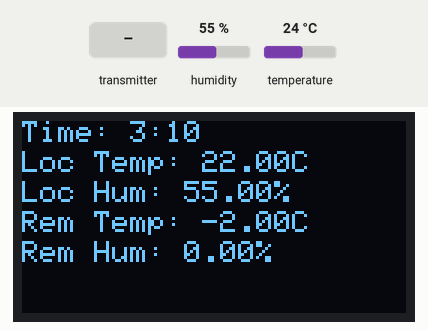
This sketch was run on a simulated Arduino Uno, built with avr-gcc and run on an emulated ATmega328P. Shown: 128×64 one-colour display. Inputs (shaded band) come from the test bench; at power-on: humidity 55 %, temperature 24 °C. The local clock reads 2024-03-15 10:24:30 at power-on unless the sketch sets it; no radio packets arrive unless stated; what the sketch prints to the serial monitor is not drawn.

Above: at 1.9 s.
2.0 s: the transmitter starts sending temperature = 25
At 3.5 s:
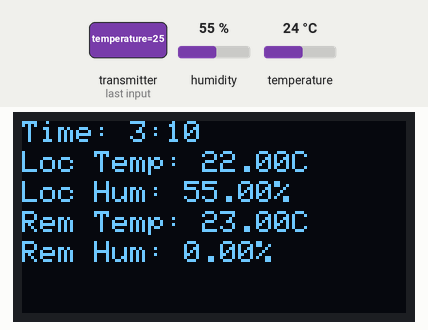
3.8 s: humidity set to 22 %
At 5.7 s:
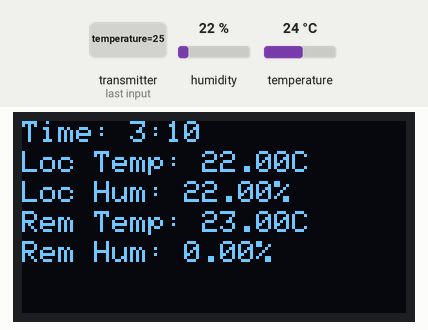
6.0 s: the transmitter starts sending humidity = 25
At 7.7 s:
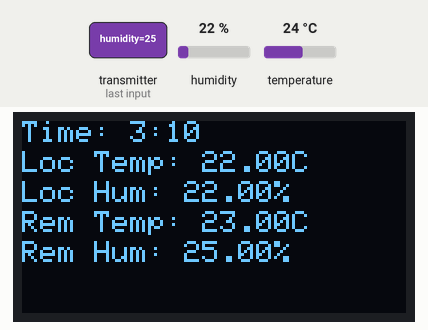
8.2 s: temperature set to 12 °C
At 9.8 s:
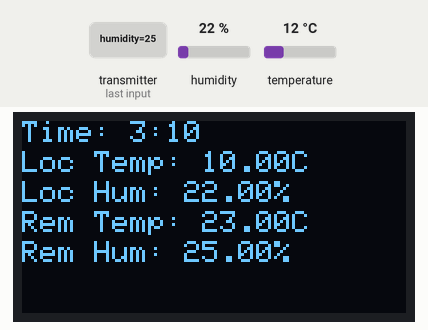
10.4 s: the transmitter starts sending temperature = 0
At 11.8 s:
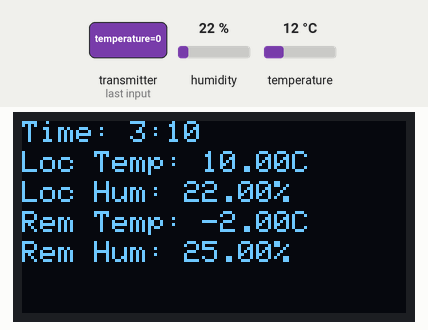
12.7 s: the transmitter starts sending humidity = 50
At 13.8 s:
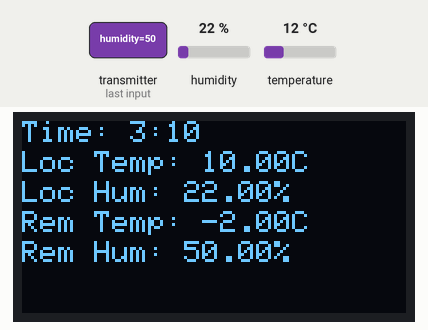
Timing chart, 0 to 15.7 s (numbered marks = the images above; inputs shaded):
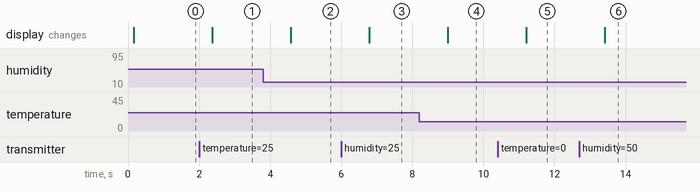

The sketch:

receiver.ino
```cpp
#include <SPI.h>
#include <RF24.h>
#include <DHT.h>
#include <Wire.h>
#include <RTClib.h>
#include <Adafruit_GFX.h>
#include <Adafruit_SSD1306.h>

// NRF24L01 setup
RF24 radio(9, 10);  // CE, CSN pins
const byte address[6] = "00001";

// DHT11 setup
#define DHTPIN 2
#define DHTTYPE DHT11
DHT dht(DHTPIN, DHTTYPE);

// RTC setup
RTC_DS1307 rtc;

// OLED setup
#define SCREEN_WIDTH 128
#define SCREEN_HEIGHT 64
Adafruit_SSD1306 display(SCREEN_WIDTH, SCREEN_HEIGHT, &Wire, -1);

struct SensorData {
  float temperature;
  float humidity;
};

SensorData remoteData;
unsigned long lastReceivedTime = 0;
const unsigned long timeoutPeriod = 5000; // 5 seconds

void setup() {
  Serial.begin(9600);
  dht.begin();
  radio.begin();
  radio.openReadingPipe(1, address);
  radio.setPALevel(RF24_PA_LOW);
  radio.startListening();

  // Initialize RTC
  if (!rtc.begin()) {
    Serial.println("Couldn't find RTC");
    while (1);
  }
  rtc.adjust(DateTime(2024, 11, 8, 3, 10, 0));  // Comment out after first upload

  // Initialize OLED
  display.begin(SSD1306_SWITCHCAPVCC, 0x3C);
  display.clearDisplay();

  Serial.println("Receiver setup complete");
}

void loop() {
  // Get local sensor readings
  float localTemp = dht.readTemperature();
  float localHumidity = dht.readHumidity();

  // Get current time
  DateTime now = rtc.now();

  // Check for incoming data
  if (radio.available()) {
    radio.read(&remoteData, sizeof(remoteData));
    lastReceivedTime = millis();
    Serial.println("Received data from transmitter");
  } else {
    Serial.println("No data received from transmitter");
  }

  // Print to Serial Monitor
  Serial.print("Time: ");
  Serial.print(now.hour());
  Serial.print(":");
  if (now.minute() < 10) Serial.print("0");
  Serial.println(now.minute());

  Serial.print("Local Temp: ");
  Serial.print(localTemp);
  Serial.print(" °C, Hum: ");
  Serial.print(localHumidity);
  Serial.println(" %");

  Serial.print("Remote Temp: ");
  Serial.print(remoteData.temperature);
  Serial.print(" °C, Hum: ");
  Serial.print(remoteData.humidity);
  Serial.println(" %");

  // Display on OLED
  display.clearDisplay();

  // Display Current Time
  display.setTextSize(1);
  display.setTextColor(SSD1306_WHITE);
  display.setCursor(0, 0);
  display.print("Time: ");
  display.print(now.hour());
  display.print(":");
  if (now.minute() < 10) display.print("0");
  display.print(now.minute());

  // Display Local Sensor Data
  display.setCursor(0, 10);
  display.print("Loc Temp: ");
  display.print(localTemp - 2);
  display.print("C");

  display.setCursor(0, 20);
  display.print("Loc Hum: ");
  display.print(localHumidity);
  display.print("%");

  // Check if remote data has been received recently
  if (millis() - lastReceivedTime < timeoutPeriod) {
    // Display Remote Sensor Data
    display.setCursor(0, 30);
    display.print("Rem Temp: ");
    display.print(remoteData.temperature - 2);
    display.print("C");

    display.setCursor(0, 40);
    display.print("Rem Hum: ");
    display.print(remoteData.humidity);
    display.print("%");
  } else {
    // Display "Not Detected"
    display.setCursor(0, 30);
    display.print("Rem Temp: Not Detected");

    display.setCursor(0, 40);
    display.print("Rem Hum: Not Detected");
  }

  display.display(); // Refresh the OLED display
  delay(1000); // Update every second
}
```

Measured:
- after the input at 2.0 s, the display: changes after 0.37 s (image 1)
- after the input at 3.8 s, the display: changes after 0.78 s (image 2)
- after the input at 6.0 s, the display: changes after 0.79 s (image 3)
- after the input at 8.2 s, the display: changes after 0.80 s (image 4)
- after the input at 10.4 s, the display: changes after 0.81 s (image 5)
- after the input at 12.7 s, the display: changes after 0.72 s (image 6)
